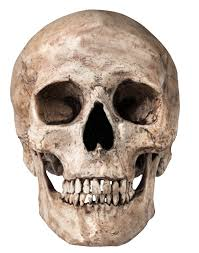
#> input picture Y4 Spring/COMP3065 CV/Labs/lab01/skull.jpg, 199 x 253 px
$ python lab01_sol.py   (older library calls are emulated)
#> lines starting #> are read from the running program, lines starting #| are printed output that depends on the picture
#%%
import cv2
import numpy as np
from matplotlib import pyplot as plt

### read in input image and convert to gray image
img = cv2.imread('skull.jpg')
#> img is the input picture: shape (253, 199, 3); mean B, G, R 171.7, 181.8, 195.1
gray = cv2.cvtColor(img, cv2.COLOR_BGR2GRAY)
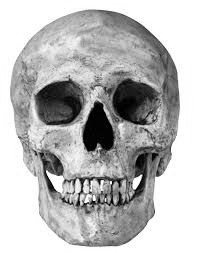
#> gray: shape (253, 199); min 0, max 255, mean 184.6

### using OpenCV Sobel filter
sobelx = cv2.Sobel(gray,cv2.CV_64F,1,0,ksize=3)
sobely = cv2.Sobel(gray,cv2.CV_64F,0,1,ksize=3)
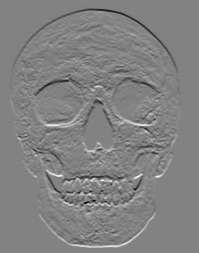
#> sobely: shape (253, 199) float64; min -886, max 850, mean 0; drawn with min black and max white

plt.figure()
plt.subplot(2,2,1),plt.imshow(cv2.cvtColor(img, cv2.COLOR_BGR2RGB))
plt.title('Original'), plt.xticks([]), plt.yticks([])
plt.subplot(2,2,2),plt.imshow(gray,cmap = 'gray')
plt.title('Gray'), plt.xticks([]), plt.yticks([])
plt.subplot(2,2,3),plt.imshow(sobelx,cmap = 'gray')
plt.title('Sobel X'), plt.xticks([]), plt.yticks([])
plt.subplot(2,2,4),plt.imshow(sobely,cmap = 'gray')
plt.title('Sobel Y'), plt.xticks([]), plt.yticks([])


### calculate gradient magnitude and orientation
gMag = (sobelx**2 + sobely**2)**0.5
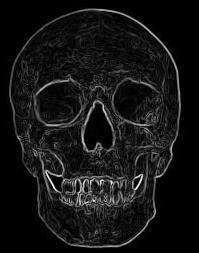
#> gMag: shape (253, 199) float64; min 0, max 1065.3, mean 86.9; drawn with min black and max white
orien = cv2.phase(np.array(sobelx, np.float64), np.array(sobely, np.float64), angleInDegrees=True)
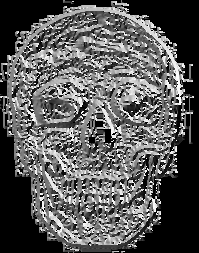
#> orien: shape (253, 199) float64; min 0, max 359.9, mean 126.4; drawn with min black and max white

## map the orientation using 4 colors for visualization
orienMap = np.zeros((orien.shape[0], orien.shape[1], 3), dtype=np.int32)

# Define RGB colours
red = np.array([255, 0, 0])
cyan = np.array([0, 255, 255])
green = np.array([0, 255, 0])
yellow = np.array([255, 255, 0])

# Set colours corresponding to angles
for i in range(0, orienMap.shape[0]):
    for j in range(0, orienMap.shape[1]):
        if orien[i, j] < 90.0:
            orienMap[i, j, :] = red
        elif orien[i, j] >= 90.0 and orien[i, j] < 180.0:
            orienMap[i, j, :] = cyan
        elif orien[i, j] >= 180.0 and orien[i, j] < 270.0:
            orienMap[i, j, :] = green
        elif orien[i, j] >= 270.0 and orien[i, j] < 360.0:
            orienMap[i, j, :] = yellow
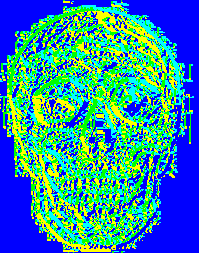
#> orienMap: shape (253, 199, 3) int32; mean of channels 0, 1, 2 161.9, 137.3, 48.9; drawn as B, G, R

plt.figure()
plt.subplot(1,2,1),plt.imshow(gMag,cmap = 'gray')
plt.title('Magnitude'), plt.xticks([]), plt.yticks([])
plt.subplot(1,2,2),plt.imshow(orienMap)
plt.title('Orientation'), plt.xticks([]), plt.yticks([])


### Implement Sobel filter by ourselves
# make sure the data type of the kenel is float to avoid overflow
kenelX = np.array([[-1,0,1],[-2,0,2],[-1,0,1]], dtype=np.float64)
kenelY = np.array([[-1,-2,-1],[0,0,0],[1,2,1]], dtype=np.float64)

sobelxx = np.zeros(gray.shape)
sobelyy = np.zeros(gray.shape)
h, w = sobelxx.shape
#> h = 253; w = 199
hh, ww = kenelX.shape

# [9 lines of commented-out code are left out]
for ii in range(hh):
    for jj in range(ww):
        sobelxx[hh//2:h-hh//2, ww//2:w-ww//2] += gray[ii:h-hh+1+ii, jj:w-ww+1+jj] * kenelX[ii,jj]
        sobelyy[hh//2:h-hh//2, ww//2:w-ww//2] += gray[ii:h-hh+1+ii, jj:w-ww+1+jj] * kenelY[ii,jj]

plt.figure()
plt.subplot(2,2,1),plt.imshow(cv2.cvtColor(img, cv2.COLOR_BGR2RGB))
plt.title('Original'), plt.xticks([]), plt.yticks([])
plt.subplot(2,2,2),plt.imshow(gray,cmap = 'gray')
plt.title('Gray'), plt.xticks([]), plt.yticks([])
plt.subplot(2,2,3),plt.imshow(sobelxx,cmap = 'gray')
plt.title('Sobel X'), plt.xticks([]), plt.yticks([])
plt.subplot(2,2,4),plt.imshow(sobelyy,cmap = 'gray')
plt.title('Sobel Y'), plt.xticks([]), plt.yticks([])

plt.show()
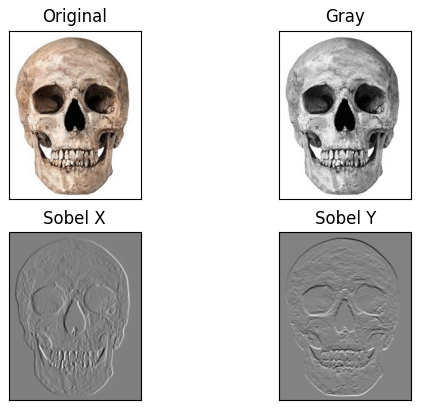
#> figure drawn by matplotlib, 4 panels
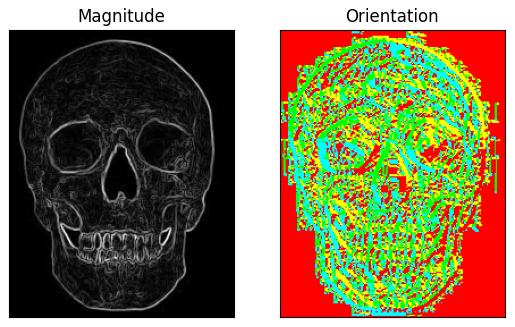
#> figure drawn by matplotlib, 2 panels
